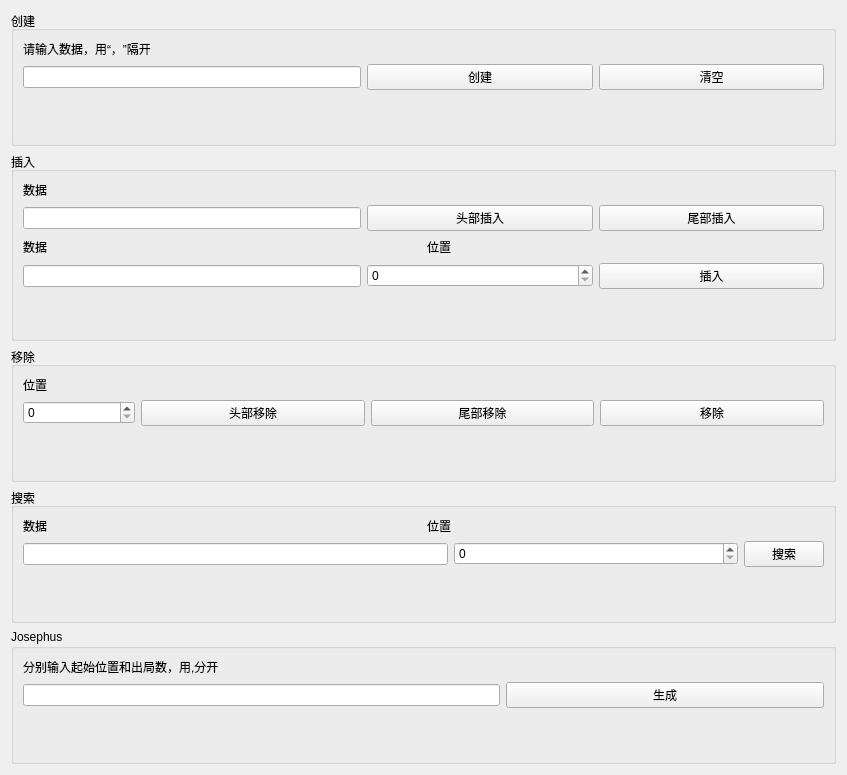
<?xml version="1.0" encoding="UTF-8"?>
<ui version="4.0">
 <class>LinklistUI</class>
 <widget class="QWidget" name="LinklistUI">
  <property name="geometry">
   <rect>
    <x>0</x>
    <y>0</y>
    <width>847</width>
    <height>775</height>
   </rect>
  </property>
  <property name="windowTitle">
   <string>Form</string>
  </property>
  <layout class="QVBoxLayout" name="verticalLayout_6">
   <item>
    <widget class="QGroupBox" name="groupBox">
     <property name="title">
      <string>创建</string>
     </property>
     <layout class="QHBoxLayout" name="horizontalLayout_6">
      <item>
       <layout class="QVBoxLayout" name="verticalLayout">
        <item>
         <widget class="QLabel" name="label">
          <property name="text">
           <string>请输入数据，用“，”隔开</string>
          </property>
         </widget>
        </item>
        <item>
         <layout class="QHBoxLayout" name="horizontalLayout" stretch="3,2,2">
          <item>
           <widget class="QLineEdit" name="dataEdit"/>
          </item>
          <item>
           <widget class="QPushButton" name="createButton">
            <property name="text">
             <string>创建</string>
            </property>
           </widget>
          </item>
          <item>
           <widget class="QPushButton" name="cleanButton">
            <property name="text">
             <string>清空</string>
            </property>
           </widget>
          </item>
         </layout>
        </item>
        <item>
         <spacer name="verticalSpacer">
          <property name="orientation">
           <enum>Qt::Vertical</enum>
          </property>
          <property name="sizeHint" stdset="0">
           <size>
            <width>20</width>
            <height>40</height>
           </size>
          </property>
         </spacer>
        </item>
       </layout>
      </item>
     </layout>
    </widget>
   </item>
   <item>
    <widget class="QGroupBox" name="groupBox_2">
     <property name="title">
      <string>插入</string>
     </property>
     <layout class="QHBoxLayout" name="horizontalLayout_8">
      <item>
       <layout class="QVBoxLayout" name="verticalLayout_2">
        <item>
         <widget class="QLabel" name="label_2">
          <property name="text">
           <string>数据</string>
          </property>
         </widget>
        </item>
        <item>
         <layout class="QHBoxLayout" name="horizontalLayout_2" stretch="3,2,2">
          <item>
           <widget class="QLineEdit" name="insert_Edit1"/>
          </item>
          <item>
           <widget class="QPushButton" name="headinsertButton">
            <property name="text">
             <string>头部插入</string>
            </property>
           </widget>
          </item>
          <item>
           <widget class="QPushButton" name="tailinsertButton">
            <property name="text">
             <string>尾部插入</string>
            </property>
           </widget>
          </item>
         </layout>
        </item>
        <item>
         <layout class="QHBoxLayout" name="horizontalLayout_7">
          <item>
           <widget class="QLabel" name="label_3">
            <property name="text">
             <string>数据</string>
            </property>
           </widget>
          </item>
          <item>
           <spacer name="horizontalSpacer_2">
            <property name="orientation">
             <enum>Qt::Horizontal</enum>
            </property>
            <property name="sizeHint" stdset="0">
             <size>
              <width>40</width>
              <height>20</height>
             </size>
            </property>
           </spacer>
          </item>
          <item>
           <widget class="QLabel" name="label_4">
            <property name="text">
             <string>位置</string>
            </property>
           </widget>
          </item>
          <item>
           <spacer name="horizontalSpacer">
            <property name="orientation">
             <enum>Qt::Horizontal</enum>
            </property>
            <property name="sizeHint" stdset="0">
             <size>
              <width>40</width>
              <height>20</height>
             </size>
            </property>
           </spacer>
          </item>
         </layout>
        </item>
        <item>
         <layout class="QHBoxLayout" name="horizontalLayout_3" stretch="3,2,2">
          <item>
           <widget class="QLineEdit" name="insert_Edit2"/>
          </item>
          <item>
           <widget class="QSpinBox" name="insert_spinBox"/>
          </item>
          <item>
           <widget class="QPushButton" name="insertButton">
            <property name="text">
             <string>插入</string>
            </property>
           </widget>
          </item>
         </layout>
        </item>
        <item>
         <spacer name="verticalSpacer_2">
          <property name="orientation">
           <enum>Qt::Vertical</enum>
          </property>
          <property name="sizeHint" stdset="0">
           <size>
            <width>20</width>
            <height>40</height>
           </size>
          </property>
         </spacer>
        </item>
       </layout>
      </item>
     </layout>
    </widget>
   </item>
   <item>
    <widget class="QGroupBox" name="groupBox_3">
     <property name="title">
      <string>移除</string>
     </property>
     <layout class="QHBoxLayout" name="horizontalLayout_9">
      <item>
       <layout class="QVBoxLayout" name="verticalLayout_3">
        <item>
         <widget class="QLabel" name="label_5">
          <property name="text">
           <string>位置</string>
          </property>
         </widget>
        </item>
        <item>
         <layout class="QHBoxLayout" name="horizontalLayout_4" stretch="1,2,2,2">
          <item>
           <widget class="QSpinBox" name="delete_spinBox"/>
          </item>
          <item>
           <widget class="QPushButton" name="headdeleteButton">
            <property name="text">
             <string>头部移除</string>
            </property>
           </widget>
          </item>
          <item>
           <widget class="QPushButton" name="taildeleteButton">
            <property name="text">
             <string>尾部移除</string>
            </property>
           </widget>
          </item>
          <item>
           <widget class="QPushButton" name="deleteButton">
            <property name="text">
             <string>移除</string>
            </property>
           </widget>
          </item>
         </layout>
        </item>
        <item>
         <spacer name="verticalSpacer_3">
          <property name="orientation">
           <enum>Qt::Vertical</enum>
          </property>
          <property name="sizeHint" stdset="0">
           <size>
            <width>20</width>
            <height>40</height>
           </size>
          </property>
         </spacer>
        </item>
       </layout>
      </item>
     </layout>
    </widget>
   </item>
   <item>
    <widget class="QGroupBox" name="groupBox_4">
     <property name="title">
      <string>搜索</string>
     </property>
     <layout class="QHBoxLayout" name="horizontalLayout_11">
      <item>
       <layout class="QVBoxLayout" name="verticalLayout_4">
        <item>
         <layout class="QHBoxLayout" name="horizontalLayout_10">
          <item>
           <widget class="QLabel" name="label_6">
            <property name="text">
             <string>数据</string>
            </property>
           </widget>
          </item>
          <item>
           <widget class="QLabel" name="label_7">
            <property name="text">
             <string>位置</string>
            </property>
           </widget>
          </item>
         </layout>
        </item>
        <item>
         <layout class="QHBoxLayout" name="horizontalLayout_5" stretch="3,2,0">
          <item>
           <widget class="QLineEdit" name="search_Edit"/>
          </item>
          <item>
           <widget class="QSpinBox" name="spinBox"/>
          </item>
          <item>
           <widget class="QPushButton" name="searchButton">
            <property name="text">
             <string>搜索</string>
            </property>
           </widget>
          </item>
         </layout>
        </item>
        <item>
         <spacer name="verticalSpacer_5">
          <property name="orientation">
           <enum>Qt::Vertical</enum>
          </property>
          <property name="sizeHint" stdset="0">
           <size>
            <width>20</width>
            <height>40</height>
           </size>
          </property>
         </spacer>
        </item>
       </layout>
      </item>
     </layout>
    </widget>
   </item>
   <item>
    <widget class="QGroupBox" name="groupBox_5">
     <property name="title">
      <string>Josephus</string>
     </property>
     <layout class="QHBoxLayout" name="horizontalLayout_12">
      <item>
       <layout class="QVBoxLayout" name="verticalLayout_5">
        <item>
         <widget class="QLabel" name="label_8">
          <property name="text">
           <string>分别输入起始位置和出局数，用,分开</string>
          </property>
         </widget>
        </item>
        <item>
         <layout class="QHBoxLayout" name="horizontalLayout_13" stretch="3,2">
          <item>
           <widget class="QLineEdit" name="dataEdit_2"/>
          </item>
          <item>
           <widget class="QPushButton" name="cleanButton_2">
            <property name="text">
             <string>生成</string>
            </property>
           </widget>
          </item>
         </layout>
        </item>
        <item>
         <spacer name="verticalSpacer_4">
          <property name="orientation">
           <enum>Qt::Vertical</enum>
          </property>
          <property name="sizeHint" stdset="0">
           <size>
            <width>20</width>
            <height>40</height>
           </size>
          </property>
         </spacer>
        </item>
       </layout>
      </item>
     </layout>
    </widget>
   </item>
  </layout>
 </widget>
 <resources/>
 <connections>
  <connection>
   <sender>createButton</sender>
   <signal>clicked()</signal>
   <receiver>LinklistUI</receiver>
   <slot>on_create_btn_clicked()</slot>
   <hints>
    <hint type="sourcelabel">
     <x>497</x>
     <y>70</y>
    </hint>
    <hint type="destinationlabel">
     <x>490</x>
     <y>-60</y>
    </hint>
   </hints>
  </connection>
  <connection>
   <sender>cleanButton</sender>
   <signal>clicked()</signal>
   <receiver>LinklistUI</receiver>
   <slot>on_clean_btn_clicked()</slot>
   <hints>
    <hint type="sourcelabel">
     <x>740</x>
     <y>73</y>
    </hint>
    <hint type="destinationlabel">
     <x>747</x>
     <y>-56</y>
    </hint>
   </hints>
  </connection>
  <connection>
   <sender>headinsertButton</sender>
   <signal>clicked()</signal>
   <receiver>LinklistUI</receiver>
   <slot>on_headinsert_btn_clicked()</slot>
   <hints>
    <hint type="sourcelabel">
     <x>528</x>
     <y>210</y>
    </hint>
    <hint type="destinationlabel">
     <x>882</x>
     <y>149</y>
    </hint>
   </hints>
  </connection>
  <connection>
   <sender>tailinsertButton</sender>
   <signal>clicked()</signal>
   <receiver>LinklistUI</receiver>
   <slot>on_tailinsert_btn_clicked()</slot>
   <hints>
    <hint type="sourcelabel">
     <x>717</x>
     <y>217</y>
    </hint>
    <hint type="destinationlabel">
     <x>899</x>
     <y>211</y>
    </hint>
   </hints>
  </connection>
  <connection>
   <sender>insertButton</sender>
   <signal>clicked()</signal>
   <receiver>LinklistUI</receiver>
   <slot>on_locationinsert_btn_clicked()</slot>
   <hints>
    <hint type="sourcelabel">
     <x>645</x>
     <y>276</y>
    </hint>
    <hint type="destinationlabel">
     <x>895</x>
     <y>313</y>
    </hint>
   </hints>
  </connection>
  <connection>
   <sender>headdeleteButton</sender>
   <signal>clicked()</signal>
   <receiver>LinklistUI</receiver>
   <slot>on_headdelete_btn_clicked()</slot>
   <hints>
    <hint type="sourcelabel">
     <x>298</x>
     <y>416</y>
    </hint>
    <hint type="destinationlabel">
     <x>885</x>
     <y>371</y>
    </hint>
   </hints>
  </connection>
  <connection>
   <sender>taildeleteButton</sender>
   <signal>clicked()</signal>
   <receiver>LinklistUI</receiver>
   <slot>on_taildelete_btn_clicked()</slot>
   <hints>
    <hint type="sourcelabel">
     <x>503</x>
     <y>413</y>
    </hint>
    <hint type="destinationlabel">
     <x>889</x>
     <y>494</y>
    </hint>
   </hints>
  </connection>
  <connection>
   <sender>deleteButton</sender>
   <signal>clicked()</signal>
   <receiver>LinklistUI</receiver>
   <slot>on_locationdelete_btn_clicked()</slot>
   <hints>
    <hint type="sourcelabel">
     <x>748</x>
     <y>417</y>
    </hint>
    <hint type="destinationlabel">
     <x>910</x>
     <y>418</y>
    </hint>
   </hints>
  </connection>
  <connection>
   <sender>searchButton</sender>
   <signal>clicked()</signal>
   <receiver>LinklistUI</receiver>
   <slot>on_search_btn_clicked()</slot>
   <hints>
    <hint type="sourcelabel">
     <x>763</x>
     <y>556</y>
    </hint>
    <hint type="destinationlabel">
     <x>885</x>
     <y>554</y>
    </hint>
   </hints>
  </connection>
  <connection>
   <sender>cleanButton_2</sender>
   <signal>clicked()</signal>
   <receiver>LinklistUI</receiver>
   <slot>josephu()</slot>
   <hints>
    <hint type="sourcelabel">
     <x>734</x>
     <y>698</y>
    </hint>
    <hint type="destinationlabel">
     <x>847</x>
     <y>694</y>
    </hint>
   </hints>
  </connection>
 </connections>
 <slots>
  <slot>on_create_btn_clicked()</slot>
  <slot>on_clean_btn_clicked()</slot>
  <slot>on_headinsert_btn_clicked()</slot>
  <slot>on_tailinsert_btn_clicked()</slot>
  <slot>on_locationinsert_btn_clicked()</slot>
  <slot>on_headdelete_btn_clicked()</slot>
  <slot>on_taildelete_btn_clicked()</slot>
  <slot>on_locationdelete_btn_clicked()</slot>
  <slot>on_search_btn_clicked()</slot>
 </slots>
</ui>
